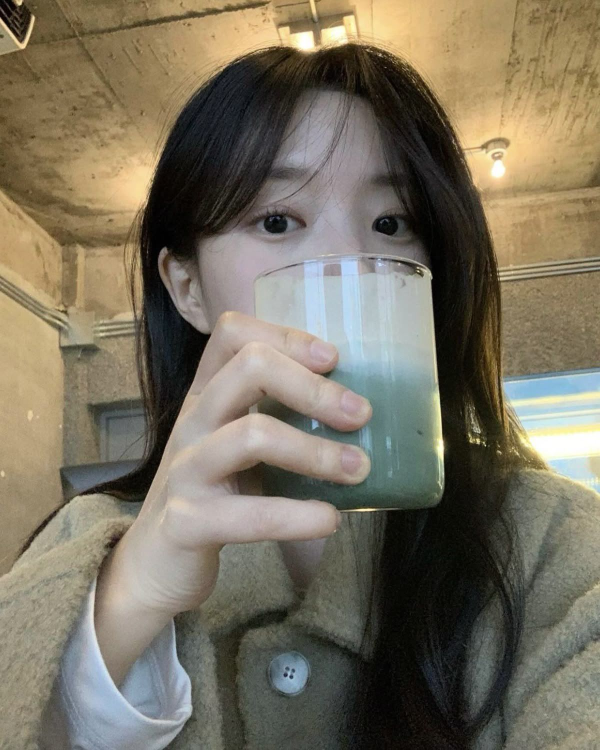
#> input picture data/test_images/test1.jpeg, 1200 x 1500 px, given in place of test1.jpg, which was not available (shown at 1/2 size)
$ python lighting_analyzer.py
#> lines starting #> are read from the running program, lines starting #| are printed output that depends on the picture; pictures that were not available may be replaced by others from this repository, and a replacement may not be noted
# ============================================================
# 🎯 TryAngle - Lighting Analyzer
# 조명 환경 분석: 조명 방향, 역광, HDR
# ============================================================

import cv2
import numpy as np
from typing import Optional, Dict
from pathlib import Path

PROJECT_ROOT = Path(__file__).resolve().parent
while PROJECT_ROOT != PROJECT_ROOT.parent and not ((PROJECT_ROOT / "data").exists() and (PROJECT_ROOT / "src").exists()):
    PROJECT_ROOT = PROJECT_ROOT.parent


class LightingAnalyzer:
    """
    조명 환경 분석 (조명 방향, 역광, HDR)
    """

    def __init__(self, image_path: str, pose_data: Optional[Dict] = None, depth_data: Optional[np.ndarray] = None):
        """
        Args:
            image_path (str): 분석할 이미지 경로
            pose_data (dict, optional): 포즈 분석 결과 (얼굴 bbox 활용)
            depth_data (np.ndarray, optional): depth map (역광 검출에 활용)
        """
#> called with image_path = 'data/test_images/test1.jpg'
        self.image_path = image_path
        self.img = cv2.imread(image_path)
#> self.img is the input picture: shape (1500, 1200, 3); mean B, G, R 96.2, 113.4, 120.8

        if self.img is None:
            raise FileNotFoundError(f"❌ Image not found: {image_path}")

        self.gray = cv2.cvtColor(self.img, cv2.COLOR_BGR2GRAY)
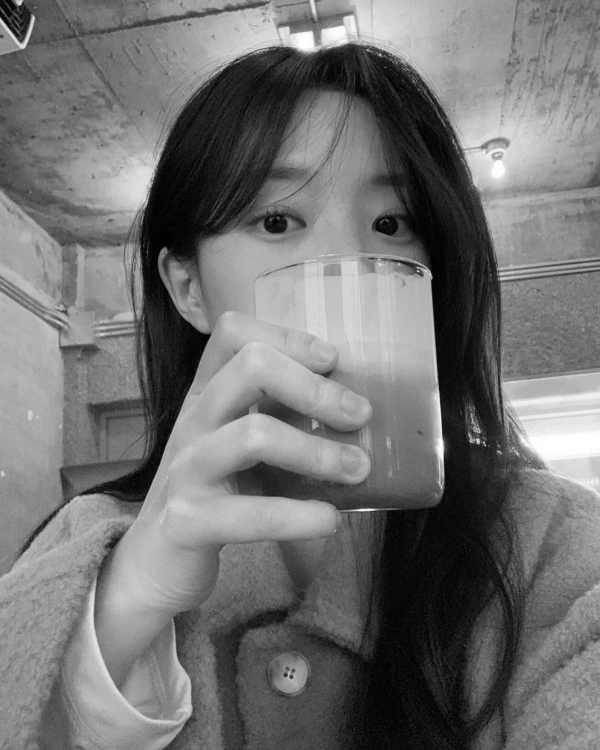
#> self.gray: shape (1500, 1200) (shown at 1/2 size); min 0, max 255, mean 113.7
        self.pose_data = pose_data
        self.depth_data = depth_data

    def analyze_all(self) -> Dict:
        """
        전체 조명 분석 (통합 함수)

        Returns:
            dict: {
                "light_direction": dict,
                "backlight": dict,
                "hdr": dict
            }
        """
        return {
            "light_direction": self.detect_light_direction(),
            "backlight": self.detect_backlight(),
            "hdr": self.detect_hdr()
        }

    def detect_light_direction(self) -> Dict:
        """
        조명 방향 분석 (얼굴 영역 밝기 그래디언트)

        알고리즘:
            - pose_data에서 얼굴 bbox 추출
            - 얼굴 영역을 4분할 (left, right, top, bottom)
            - 각 영역의 평균 밝기 비교

        Returns:
            dict: {
                "direction": str,          # "front" / "left" / "right" / "top" / "bottom"
                "confidence": float,       # 0-1
                "brightness_map": dict,    # {"left": float, "right": float, ...}
                "available": bool          # pose_data 없으면 False
            }
        """
        # 전체 이미지 분석 함수 (재사용)
        def analyze_full_image():
            h, w = self.gray.shape

            left_bright = float(self.gray[:, :w//2].mean())
#> left_bright = 120.8
            right_bright = float(self.gray[:, w//2:].mean())
#> right_bright = 106.5
            top_bright = float(self.gray[:h//2, :].mean())
#> top_bright = 119.7
            bottom_bright = float(self.gray[h//2:, :].mean())
#> bottom_bright = 107.6

            brightness_map = {
                "left": left_bright,
                "right": right_bright,
                "top": top_bright,
                "bottom": bottom_bright
            }
#> brightness_map = {'left': 120.8, 'right': 106.5, 'top': 119.7, 'bottom': 107.6}

            max_side = max(brightness_map, key=brightness_map.get)
#> max_side = 'left'
            min_bright = min(brightness_map.values())
#> min_bright = 106.5
            max_bright = max(brightness_map.values())
#> max_bright = 120.8

            confidence = (max_bright - min_bright) / 255.0
#> confidence = 0.0562

            if confidence < 0.1:
                direction = "front"
            else:
                direction = max_side

            return {
                "direction": direction,
                "confidence": float(confidence),
                "brightness_map": brightness_map,
                "available": True,
                "note": "전체 이미지 기반"
            }

        # pose_data 없으면 전체 이미지로 분석
        if not self.pose_data:
            return analyze_full_image()

        # pose_data 있으면 얼굴 bbox 사용
        bbox = None

        # bbox 추출 (다양한 형식 지원)
        if isinstance(self.pose_data, dict):
            if 'bbox' in self.pose_data:
                bbox = self.pose_data['bbox']
            elif 'keypoints' in self.pose_data:
                # keypoints로 bbox 계산
                keypoints = self.pose_data['keypoints']
                if len(keypoints) > 0:
                    # 코, 눈 등 얼굴 keypoints (0-4)
                    face_kpts = keypoints[:5] if len(keypoints) >= 5 else keypoints
                    xs = [kp[0] for kp in face_kpts if kp[2] > 0.3]  # confidence > 0.3
                    ys = [kp[1] for kp in face_kpts if kp[2] > 0.3]

                    if xs and ys:
                        x_min, x_max = int(min(xs)), int(max(xs))
                        y_min, y_max = int(min(ys)), int(max(ys))

                        # bbox 확장 (얼굴 전체)
                        w = x_max - x_min
                        h = y_max - y_min
                        margin = int(max(w, h) * 0.3)

                        x_min = max(0, x_min - margin)
                        y_min = max(0, y_min - margin)
                        x_max = min(self.gray.shape[1], x_max + margin)
                        y_max = min(self.gray.shape[0], y_max + margin)

                        bbox = (x_min, y_min, x_max - x_min, y_max - y_min)

        if bbox is None:
            # bbox 없으면 전체 이미지로 폴백
            return analyze_full_image()

        # 얼굴 bbox 추출 (정수로 변환!)
        x, y, w, h = int(bbox[0]), int(bbox[1]), int(bbox[2]), int(bbox[3])

        # 경계 체크
        if x < 0 or y < 0 or x + w > self.gray.shape[1] or y + h > self.gray.shape[0]:
            # 범위 벗어나면 전체 이미지로 폴백
            return analyze_full_image()

        face = self.gray[y:y+h, x:x+w]

        # 얼굴 너무 작으면 무시
        if face.shape[0] < 20 or face.shape[1] < 20:
            return analyze_full_image()

        # 4분할
        left_bright = float(face[:, :w//2].mean())
        right_bright = float(face[:, w//2:].mean())
        top_bright = float(face[:h//2, :].mean())
        bottom_bright = float(face[h//2:, :].mean())

        brightness_map = {
            "left": left_bright,
            "right": right_bright,
            "top": top_bright,
            "bottom": bottom_bright
        }

        # 방향 결정 (가장 밝은 쪽)
        max_side = max(brightness_map, key=brightness_map.get)
        min_bright = min(brightness_map.values())
        max_bright = max(brightness_map.values())

        confidence = (max_bright - min_bright) / 255.0

        if confidence < 0.1:
            direction = "front"  # 균일한 조명
        else:
            direction = max_side

        return {
            "direction": direction,
            "confidence": float(confidence),
            "brightness_map": brightness_map,
            "available": True,
            "note": "얼굴 bbox 기반"
        }

    def detect_backlight(self) -> Dict:
        """
        역광 검출 (배경 vs 전경 밝기 비교)

        알고리즘:
            - depth_data로 전경/배경 분리
            - 배경 밝기 > 전경 밝기 * 1.5 → 역광

        Returns:
            dict: {
                "is_backlight": bool,
                "severity": float,         # 0-1 (심각도)
                "bg_brightness": float,
                "fg_brightness": float,
                "ratio": float,            # bg / fg
                "available": bool          # depth_data 없으면 False
            }
        """
        if self.depth_data is None:
            # depth 없으면 간단한 휴리스틱 사용
            # 중앙부가 어둡고 가장자리가 밝으면 역광
            h, w = self.gray.shape
#> h = 1500; w = 1200

            # 중앙부 (전경 가정)
            center_y1, center_y2 = h // 4, 3 * h // 4
#> center_y1 = 375; center_y2 = 1125
            center_x1, center_x2 = w // 4, 3 * w // 4
#> center_x1 = 300; center_x2 = 900
            center_region = self.gray[center_y1:center_y2, center_x1:center_x2]
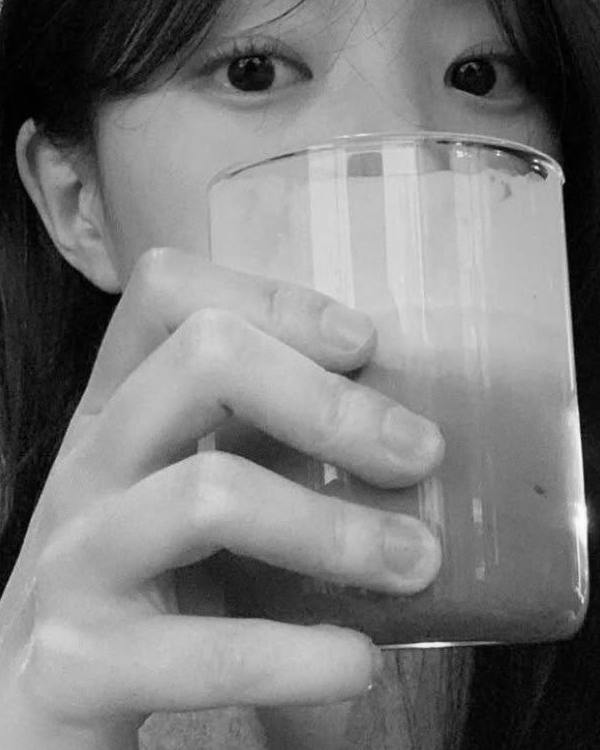
#> center_region: shape (750, 600); min 0, max 253, mean 122.6
            fg_brightness = float(center_region.mean())
#> fg_brightness = 122.6

            # 가장자리 (배경 가정)
            # 상단 가장자리
            edge_region = self.gray[:h//4, :]
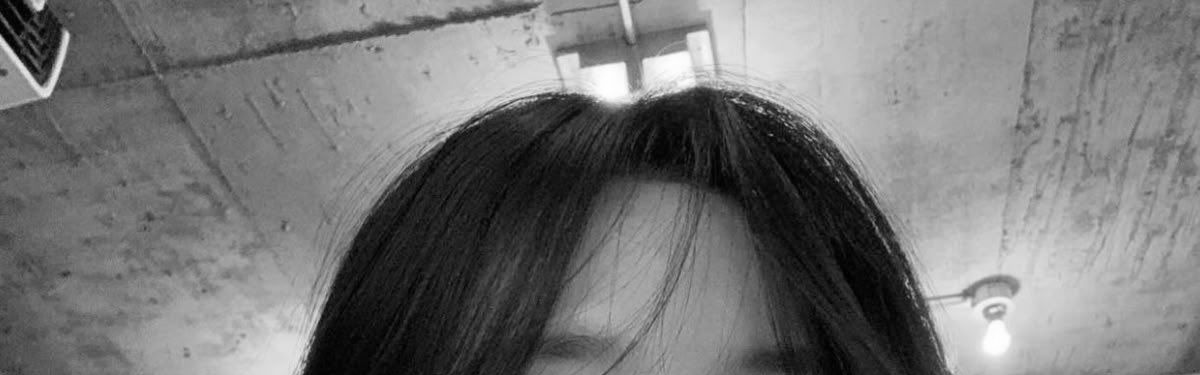
#> edge_region: shape (375, 1200); min 0, max 255, mean 117.4
            bg_brightness = float(edge_region.mean())
#> bg_brightness = 117.4

            ratio = bg_brightness / (fg_brightness + 1e-6)
#> ratio = 0.958
            is_backlight = ratio > 1.5
#> is_backlight = False

            severity = min(1.0, (ratio - 1.0) / 2.0)  # 1.0~3.0 → 0~1
#> severity = -0.0212

            return {
                "is_backlight": bool(is_backlight),
                "severity": float(severity),
                "bg_brightness": bg_brightness,
                "fg_brightness": fg_brightness,
                "ratio": float(ratio),
                "available": True,
                "note": "depth 없음, 휴리스틱 사용"
            }

        # depth_data 있으면 정확한 분리
        depth_map = self.depth_data

        # depth map이 이미지 크기와 다르면 리사이즈
        if depth_map.shape[:2] != self.gray.shape[:2]:
            depth_map = cv2.resize(depth_map, (self.gray.shape[1], self.gray.shape[0]))

        # 전경/배경 분리 (가까운 30%)
        fg_threshold = np.percentile(depth_map, 30)
        fg_mask = depth_map < fg_threshold

        # 전경/배경 밝기
        fg_brightness = float(self.gray[fg_mask].mean())
        bg_brightness = float(self.gray[~fg_mask].mean())

        ratio = bg_brightness / (fg_brightness + 1e-6)
        is_backlight = ratio > 1.5

        severity = min(1.0, (ratio - 1.0) / 2.0)  # 1.0~3.0 → 0~1

        return {
            "is_backlight": bool(is_backlight),
            "severity": float(severity),
            "bg_brightness": bg_brightness,
            "fg_brightness": fg_brightness,
            "ratio": float(ratio),
            "available": True,
            "note": "depth map 기반"
        }

    def detect_hdr(self) -> Dict:
        """
        HDR 여부 검출 (히스토그램 분포)

        알고리즘:
            - 히스토그램 양 끝 (0-30, 225-255) 비율 확인
            - 양쪽 다 < 5% → HDR 처리됨

        Returns:
            dict: {
                "is_hdr": bool,
                "dynamic_range": float,    # 동적 범위
                "shadow_ratio": float,     # 어두운 영역 비율
                "highlight_ratio": float   # 밝은 영역 비율
            }
        """
        hist = cv2.calcHist([self.gray], [0], None, [256], [0, 256])
#> hist = 256 values, max 13210 at index 10, min 262 at index 244, mean 7031.2
        total_pixels = hist.sum()
#> total_pixels = 1800000

        # 양 끝 비율
        shadow_ratio = float(hist[0:30].sum() / total_pixels)
#> shadow_ratio = 0.14
        highlight_ratio = float(hist[225:256].sum() / total_pixels)
#> highlight_ratio = 0.0116

        # HDR: 양쪽 다 적음 (클리핑 없음)
        is_hdr = (shadow_ratio < 0.05) and (highlight_ratio < 0.05)
#> is_hdr = False

        dynamic_range = float(highlight_ratio + shadow_ratio)
#> dynamic_range = 0.152

        return {
            "is_hdr": bool(is_hdr),
            "dynamic_range": dynamic_range,
            "shadow_ratio": shadow_ratio,
            "highlight_ratio": highlight_ratio
        }


# [156 lines left out: function compare_lighting, not called in this run]


# ============================================================
# 테스트
# ============================================================
if __name__ == "__main__":
    test_img = PROJECT_ROOT / "data" / "test_images" / "test1.jpg"

    try:
        analyzer = LightingAnalyzer(str(test_img))
        result = analyzer.analyze_all()
#> result = 3 items

        print("\n" + "="*60)
        print("💡 LIGHTING ANALYSIS RESULT")
        print("="*60)

        # 조명 방향
        light_dir = result["light_direction"]
#> light_dir = 5 items
        if light_dir["available"]:
            print(f"\n🔦 Light Direction: {light_dir['direction']}")
#| 🔦 Light Direction: front
            print(f"   └ Confidence: {light_dir['confidence']:.2f}")
#|    └ Confidence: 0.06
            print(f"   └ Brightness map:")
            for side, bright in light_dir["brightness_map"].items():
                print(f"      - {side}: {bright:.1f}")
#> this loop made 4 passes
#> (side, bright) on passes 1 to 4: ('left', 120.8), ('right', 106.5), ('top', 119.7), ('bottom', 107.6)
#> (printed output is left out)
        else:
            print(f"\n🔦 Light Direction: 사용 불가")

        # 역광
        backlight = result["backlight"]
#> backlight = {'is_backlight': False, 'severity': -0.0212, 'bg_brightness': 117.4, 'fg_brightness': 122.6, 'ratio': 0.958, 'available': True, 'note': 'depth 없음, 휴리스틱 사용'}
        if backlight["available"]:
            print(f"\n🌅 Backlight: {'있음' if backlight['is_backlight'] else '없음'}")
#| 🌅 Backlight: 없음
            print(f"   └ Severity: {backlight['severity']:.2f}")
#|    └ Severity: -0.02
            print(f"   └ FG brightness: {backlight['fg_brightness']:.1f}")
#|    └ FG brightness: 122.6
            print(f"   └ BG brightness: {backlight['bg_brightness']:.1f}")
#|    └ BG brightness: 117.4
            print(f"   └ Ratio: {backlight['ratio']:.2f}")
#|    └ Ratio: 0.96
        else:
            print(f"\n🌅 Backlight: 사용 불가")

        # HDR
        hdr = result["hdr"]
#> hdr = {'is_hdr': False, 'dynamic_range': 0.152, 'shadow_ratio': 0.14, 'highlight_ratio': 0.0116}
        print(f"\n🎨 HDR: {'처리됨' if hdr['is_hdr'] else '없음'}")
#| 🎨 HDR: 없음
        print(f"   └ Shadow ratio: {hdr['shadow_ratio']:.2%}")
#|    └ Shadow ratio: 14.04%
        print(f"   └ Highlight ratio: {hdr['highlight_ratio']:.2%}")
#|    └ Highlight ratio: 1.16%
        print(f"   └ Dynamic range: {hdr['dynamic_range']:.2%}")
#|    └ Dynamic range: 15.20%

    except Exception as e:
        print(f"❌ Error: {e}")
        import traceback
        traceback.print_exc()

$ run again, with data/test_images/test9.jpeg copied over data/test_images/test1.jpeg
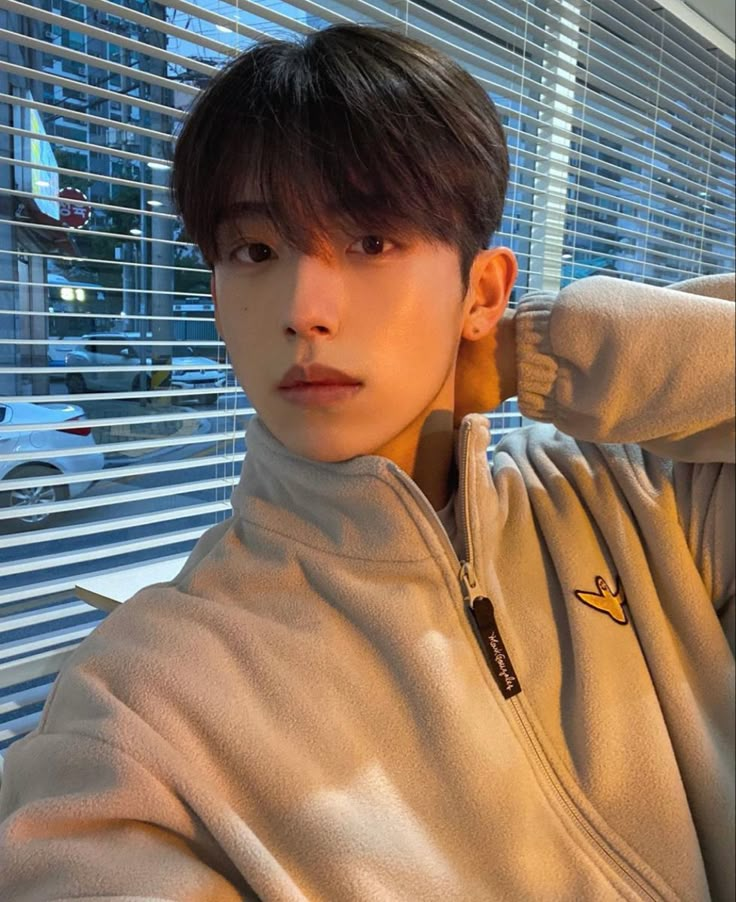
#> input picture data/test_images/test9.jpeg, 736 x 902 px, given in place of test1.jpg, which was not available
#> in __init__, self.img is the input picture: shape (902, 736, 3); mean B, G, R 101.9, 116.1, 133.2
#> left_bright = 112.7
#> right_bright = 126.5
#> top_bright = 104.3
#> bottom_bright = 134.9
#> brightness_map = {'left': 112.7, 'right': 126.5, 'top': 104.3, 'bottom': 134.9}
#> max_side = 'bottom'
#> min_bright = 104.3
#> max_bright = 134.9
#> confidence = 0.12
#> direction = 'bottom'
#> in detect_backlight, `h, w = self.gray.shape`: h = 902; w = 736
#> center_y1 = 225; center_y2 = 676
#> center_x1 = 184; center_x2 = 552
#> in detect_backlight, `center_region = self.gray[center_y1:center_y2, center_x1:center_x2]`:
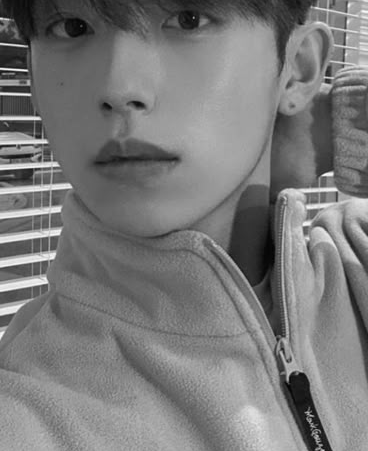
#> center_region: shape (451, 368); min 2, max 253, mean 121.7
#> fg_brightness = 121.7
#> in detect_backlight, `edge_region = self.gray[:h//4, :]`:
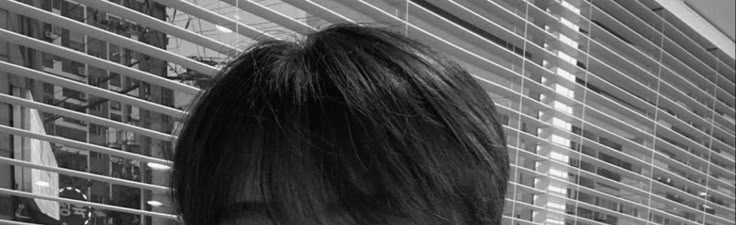
#> edge_region: shape (225, 736); min 0, max 253, mean 91.6
#> bg_brightness = 91.64
#> ratio = 0.753
#> is_backlight = False
#> severity = -0.123
#> hist = 256 values, max 5601 at index 129, min 2 at index 255, mean 2593.2
#> total_pixels = 663872
#> shadow_ratio = 0.0484
#> highlight_ratio = 0.0125
#> is_hdr = True
#> dynamic_range = 0.0608
#> result = 3 items
#> light_dir = 5 items
#| 🔦 Light Direction: bottom
#|    └ Confidence: 0.12
#> the loop `for side, bright in light_dir["brightness_map"].items():` made 4 passes
#> (side, bright) on passes 1 to 4: ('left', 112.7), ('right', 126.5), ('top', 104.3), ('bottom', 134.9)
#> (printed output is left out)
#> backlight = {'is_backlight': False, 'severity': -0.123, 'bg_brightness': 91.64, 'fg_brightness': 121.7, 'ratio': 0.753, 'available': True, 'note': 'depth 없음, 휴리스틱 사용'}
#| 🌅 Backlight: 없음
#|    └ Severity: -0.12
#|    └ FG brightness: 121.7
#|    └ BG brightness: 91.6
#|    └ Ratio: 0.75
#> hdr = {'is_hdr': True, 'dynamic_range': 0.0608, 'shadow_ratio': 0.0484, 'highlight_ratio': 0.0125}
#| 🎨 HDR: 처리됨
#|    └ Shadow ratio: 4.84%
#|    └ Highlight ratio: 1.25%
#|    └ Dynamic range: 6.08%
